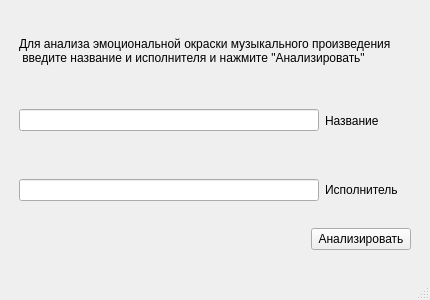
<?xml version="1.0" encoding="UTF-8"?>
<ui version="4.0">
 <class>MainWindow</class>
 <widget class="QMainWindow" name="MainWindow">
  <property name="geometry">
   <rect>
    <x>0</x>
    <y>0</y>
    <width>430</width>
    <height>300</height>
   </rect>
  </property>
  <property name="windowTitle">
   <string>MainWindow</string>
  </property>
  <widget class="QWidget" name="centralwidget">
   <widget class="QWidget" name="verticalLayoutWidget">
    <property name="geometry">
     <rect>
      <x>19</x>
      <y>19</y>
      <width>392</width>
      <height>231</height>
     </rect>
    </property>
    <layout class="QVBoxLayout" name="verticalLayout">
     <item>
      <widget class="QLabel" name="label">
       <property name="text">
        <string>Для анализа эмоциональной окраски музыкального произведения
 введите название и исполнителя и нажмите &quot;Анализировать&quot;</string>
       </property>
       <property name="wordWrap">
        <bool>true</bool>
       </property>
      </widget>
     </item>
     <item>
      <layout class="QHBoxLayout" name="horizontalLayout_2">
       <item>
        <widget class="QLineEdit" name="lineEdit_3">
         <property name="maximumSize">
          <size>
           <width>300</width>
           <height>16777215</height>
          </size>
         </property>
        </widget>
       </item>
       <item>
        <widget class="QLabel" name="label_name">
         <property name="text">
          <string>Название</string>
         </property>
        </widget>
       </item>
      </layout>
     </item>
     <item>
      <layout class="QHBoxLayout" name="horizontalLayout_3">
       <item>
        <widget class="QLineEdit" name="lineEdit_4">
         <property name="minimumSize">
          <size>
           <width>0</width>
           <height>0</height>
          </size>
         </property>
         <property name="maximumSize">
          <size>
           <width>300</width>
           <height>16777215</height>
          </size>
         </property>
        </widget>
       </item>
       <item>
        <widget class="QLabel" name="label_autor">
         <property name="text">
          <string>Исполнитель</string>
         </property>
        </widget>
       </item>
      </layout>
     </item>
     <item>
      <layout class="QHBoxLayout" name="horizontalLayout">
       <item>
        <spacer name="horizontalSpacer">
         <property name="orientation">
          <enum>Qt::Horizontal</enum>
         </property>
         <property name="sizeHint" stdset="0">
          <size>
           <width>40</width>
           <height>20</height>
          </size>
         </property>
        </spacer>
       </item>
       <item>
        <widget class="QPushButton" name="pushButton">
         <property name="minimumSize">
          <size>
           <width>100</width>
           <height>0</height>
          </size>
         </property>
         <property name="text">
          <string>Анализировать</string>
         </property>
        </widget>
       </item>
      </layout>
     </item>
    </layout>
   </widget>
  </widget>
  <widget class="QMenuBar" name="menubar">
   <property name="geometry">
    <rect>
     <x>0</x>
     <y>0</y>
     <width>430</width>
     <height>21</height>
    </rect>
   </property>
  </widget>
  <widget class="QStatusBar" name="statusbar"/>
 </widget>
 <resources/>
 <connections/>
</ui>
